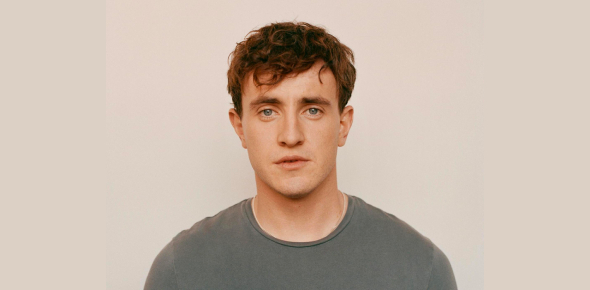
#> input picture data/img.png, 590 x 290 px
$ python photoFaceDetection.py
#> lines starting #> are read from the running program, lines starting #| are printed output that depends on the picture; after the words box and inside, x2 and y2 are one past the last pixel; in counts of white or black regions, pixels touching at a corner belong together
import cv2
from tkinter import filedialog

# Load the pre-trained Haar Cascade face detection model
face_cascade = cv2.CascadeClassifier(cv2.data.haarcascades + 'haarcascade_frontalface_default.xml')

# Load the image
image_path = '../data/img.png'
# image_path = '../Valorant/sergio-grana-ep12-sc04-sh140-2510-1-1.jpg'
# image_path = filedialog.askopenfilename()
image = cv2.imread(image_path)
#> image is the input picture: shape (290, 590, 3); mean B, G, R 170.5, 183.4, 199.8

# Convert the image to grayscale (required for face detection)
gray_image = cv2.cvtColor(image, cv2.COLOR_BGR2GRAY)
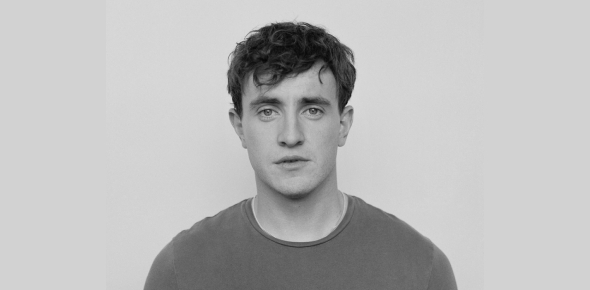
#> gray_image: shape (290, 590); min 7, max 217, mean 186.7

# Detect faces in the image
faces = face_cascade.detectMultiScale(gray_image, scaleFactor=1.1, minNeighbors=5, minSize=(30, 30))
#> faces = [[223, 54, 139, 139]]

# Draw rectangles around the detected faces
for (x, y, w, h) in faces:
    cv2.rectangle(image, (x, y), (x+w, y+h), (255, 0, 0), 2)
#> this loop made 1 pass
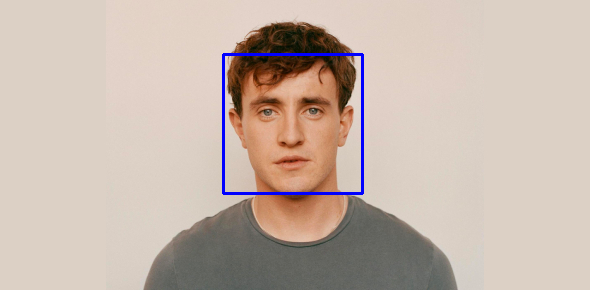
#> image: shape (290, 590, 3); 0.97% of pixels changed, all inside (x1, y1, x2, y2) = (222, 53, 364, 195)

# Display the image with detected faces
cv2.imshow('Detected Faces', image)
cv2.waitKey(0)
cv2.destroyAllWindows()
